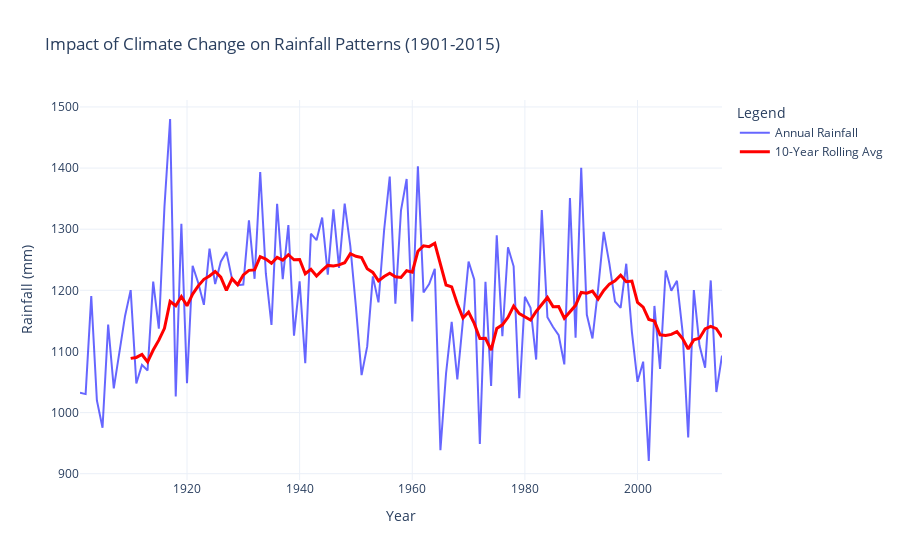

Notebook code cell kept with this figure:
### Markdown cell above
Assessing the Impact of Climate Change in the Rainfall Trends in India

### Code cell
#This graph shows the annual rainfall trends in India (blue line) and a 10-year rolling average (red line) to identify long-term patterns. While annual rainfall exhibits significant variability, the 10-year 
#rolling average indicates a slight downward trend post-1960, which suggests a possible impact of climate change on rainfall distribution. Periods of higher averages in the early 20th-century contrast with 
#more consistent but lower averages in recent decades.

# calculating rolling averages to assess climate change impact
rainfall_data['10-Year Rolling Avg'] = rainfall_data['ANNUAL'].rolling(window=10).mean()

fig_climate_change = go.Figure()

fig_climate_change.add_trace(go.Scatter(
    x=rainfall_data['YEAR'],
    y=rainfall_data['ANNUAL'],
    mode='lines',
    name='Annual Rainfall',
    line=dict(color='blue', width=2),
    opacity=0.6
))

fig_climate_change.add_trace(go.Scatter(
    x=rainfall_data['YEAR'],
    y=rainfall_data['10-Year Rolling Avg'],
    mode='lines',
    name='10-Year Rolling Avg',
    line=dict(color='red', width=3)
))

fig_climate_change.update_layout(
    title='Impact of Climate Change on Rainfall Patterns (1901-2015)',
    xaxis_title='Year',
    yaxis_title='Rainfall (mm)',
    template='plotly_white',
    legend=dict(title="Legend"),
    height=500
)

fig_climate_change.show()
